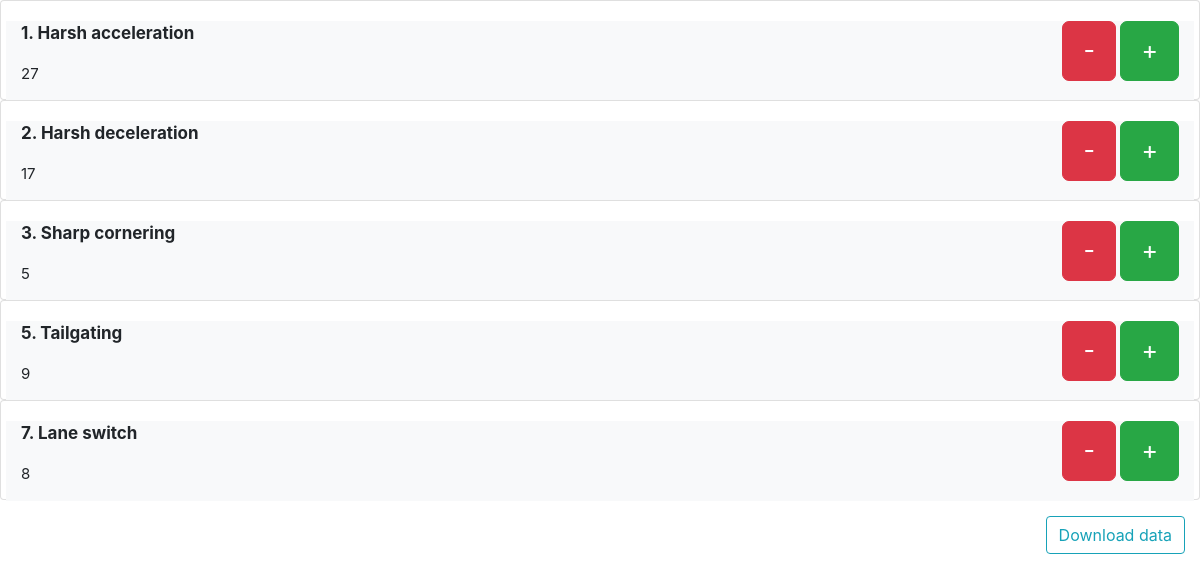
Page /counter/test (signed in) on the committed database.
### main.py (models this page shows)
class Counter(db.Model):
    __tablename__ = "counter"
    id = db.Column(db.Integer, primary_key=True)
    label_no = db.Column(db.Integer)
    label_desc = db.Column(db.String(200))
    count_val = db.Column(db.Integer)
    date = db.Column(db.Date, default=date.today)
    timestamp = db.Column(db.DateTime, default=datetime.utcnow)
    user_name = db.Column(db.String(100))

### main.py (the view, shortened to what this page needs)
@server.route('/counter/<user_name>', methods=['GET', 'POST'])
@login_required
def counter(user_name):
    counters = db.session.query(Counter.label_no, Counter.label_desc, Counter.count_val, func.max(Counter.timestamp), Counter.date).group_by(Counter.label_no).all()
    return render_template('counter.html', counters=counters, user_name=user_name)

### main.py (called while the page is built)
@login_manager.user_loader
def load_user(user_id):
    return User.query.get(int(user_id))

### templates/counter.html (shortened to what this page needs)
{% extends "base.html" %}
{% block content %}
{% for counter in counters %}
    <div class="card" style="padding: 0; height: 100px">
      <div class="card-body">
        <div class="row">
          <div class="col-7 bg-light text-left">
            <p class="title" style="font-weight: bold; font-size: 17px">{{ counter.label_desc }}</p>
            <p class="subtitle" style="font-size: 15px; " id="counter-{{ counter.label_no }}">{{ counter.count_val }}</p>
          </div>
          <div class="col-5 bg-light text-right">
            <button onclick="updateCountMinus('{{ counter.label_no }}', '{{ user_name}}')" class="btn btn-danger btn-xl">-</button>
            <button onclick="updateCountAdd('{{ counter.label_no }}', '{{ user_name}}')" class="btn btn-success btn-xl">+</button>
          </div>
        </div>
      </div>
    </div>
{% endfor %}
{% if current_user.id in [1, 2]: %}
<div class="col text-right">
  <a type="button" href="{{ url_for('download_counter', date_to_get='all')}}" class="btn btn-outline-info">Download data</a>
</div>
{% endif %}
{% endblock %}

### templates/base.html (shortened to what this page needs)
<!DOCTYPE html>
<html>
<head>
    <link rel="stylesheet" href="https://stackpath.bootstrapcdn.com/bootstrap/4.5.2/css/bootstrap.min.css">
    <link rel="stylesheet" href="{{ url_for('static', filename='./css/styles.css')}}">
</head>
<body>
       {% block content %}
       {% endblock %}
</body>
</html>

### static/css/styles.css (style rules this page uses)
.btn-xl { padding: 10px 20px; font-size: 25px; border-radius: 7px; }

### rows in the picture
Counter: label_desc "1. Harsh acceleration", count_val "27"
Counter: label_desc "2. Harsh deceleration", count_val "17"
Counter: label_desc "3. Sharp cornering", count_val "5"
Counter: label_desc "7. Lane switch", count_val "8"

### other values in the picture
{{ counter.label_desc }} "5. Tailgating"
{{ counter.count_val }} "9"
